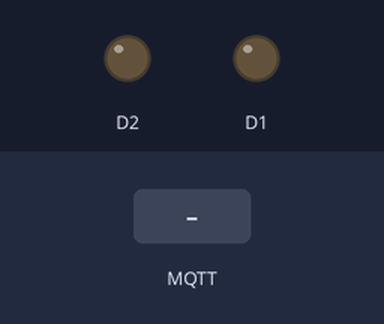
Simulated run of this sketch. Board: ESP8266 (NodeMCU). Parts: output pins drawn as LEDs (lit = HIGH). The inputs (shaded band) are chosen by the test bench. WiFi joins after 1.5 s; servers stay silent unless stated; no MQTT or app messages arrive unless stated; what the sketch prints to the serial monitor is not drawn.

Above: at 2.7 s.
2.8 s: MQTT message "LIGHTON" arrives on the first subscribed topic
At 3.3 s:
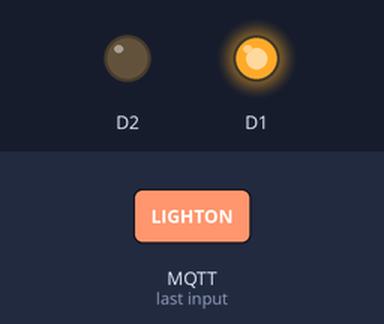
4.3 s: MQTT message "FANON" arrives on the first subscribed topic
At 5.5 s:
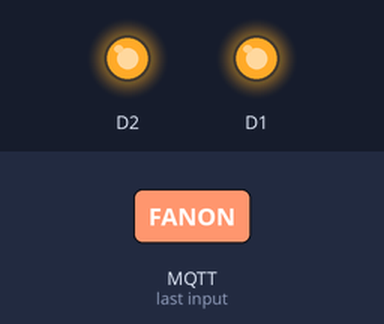
5.8 s: MQTT message "LIGHTOFF" arrives on the first subscribed topic
At 7.0 s:
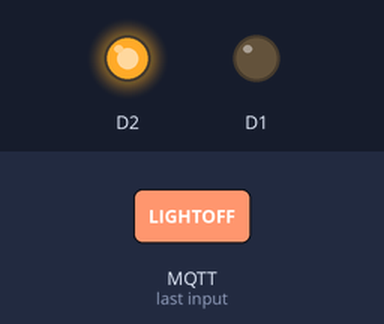
Timing chart, 0 to 8.8 s (numbered marks = the images above; inputs shaded):
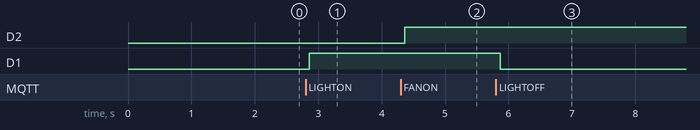

The sketch:

SmartHomeControl.ino
```cpp
#include <ESP8266WiFi.h>
#include <PubSubClient.h>

const char* ssid = "YOU";
const char* password = "sbvizag2019";

#define ORG "j0usg3"
#define DEVICE_TYPE "srivalli"
#define DEVICE_ID "srivalli99"
#define TOKEN "srivalli99"
String command;
char server[] = ORG ".messaging.internetofthings.ibmcloud.com";//server name

char topic[] = "iot-2/cmd/home/fmt/String";
char authMethod[] = "use-token-auth";
char token[] = TOKEN;
char clientId[] = "d:" ORG ":" DEVICE_TYPE ":" DEVICE_ID;
//Serial.println(clientID);

WiFiClient wifiClient;
void callback(char* topic, byte* payload, unsigned int payloadLength);
PubSubClient client(server, 1883, callback, wifiClient);

void setup() {
  Serial.begin(115200);
  Serial.println();
  pinMode(D1,OUTPUT);
  pinMode(D2,OUTPUT);
  wifiConnect();
  mqttConnect();
}

void loop() {
  if (!client.loop()) {
    mqttConnect();
  }
delay(100);
}

void wifiConnect() {
  Serial.print("Connecting to "); Serial.print(ssid);
  WiFi.begin(ssid, password);
  while (WiFi.status() != WL_CONNECTED) {
    delay(500);
    Serial.print(".");
  }
  Serial.print("WiFi connected, IP address: "); Serial.println(WiFi.localIP());
}

void mqttConnect() {
  if (!client.connected()) {
    Serial.print("Reconnecting MQTT client to "); Serial.println(server);
    while (!client.connect(clientId, authMethod, token)) {
      Serial.print(".");
      delay(500);
    }
    initManagedDevice();
    Serial.println();
  }
}
void initManagedDevice() {
  if (client.subscribe(topic)) {
    Serial.println("subscribe to cmd OK");
  } else {
    Serial.println("subscribe to cmd FAILED");
  }
}

void callback(char* topic, byte* payload, unsigned int payloadLength) {
  Serial.print("callback invoked for topic: "); Serial.println(topic);

  for (int i = 0; i < payloadLength; i++) {
    //Serial.println((char)payload[i]);
    command += (char)payload[i];
  }
Serial.println(command);
if(command == "LIGHTON"){
  digitalWrite(D1,HIGH);
  Serial.println("Light is Switched ON");
}

else if(command == "LIGHTOFF"){
  digitalWrite(D1,LOW);
  Serial.println("Light is Switched OFF");
}
if(command == "FANON"){
  digitalWrite(D2,HIGH);
  Serial.println("FAN is Switched ON");
}
else if(command == "FANOFF"){
  digitalWrite(D2,LOW);
  Serial.println("FAN is Switched OFF");
}
command ="";
}
```

Measured:
- after the input at 2.8 s, D1: LOW → HIGH after 0.06 s
- after the input at 4.3 s, D2: LOW → HIGH after 0.06 s
- after the input at 5.8 s, D1: HIGH → LOW after 0.07 s
